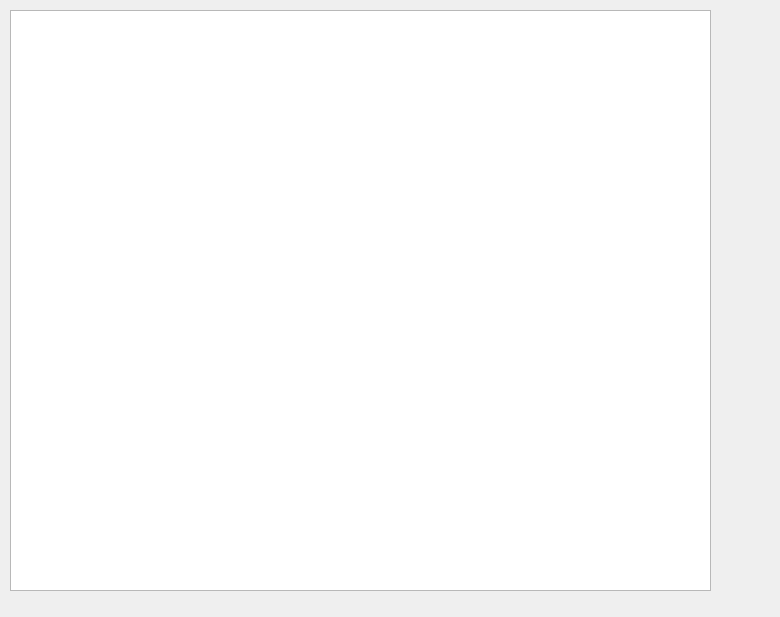
<?xml version="1.0" encoding="UTF-8"?>
<ui version="4.0">
 <class>Dialog</class>
 <widget class="QDialog" name="Dialog">
  <property name="geometry">
   <rect>
    <x>0</x>
    <y>0</y>
    <width>780</width>
    <height>617</height>
   </rect>
  </property>
  <property name="windowTitle">
   <string>Dialog</string>
  </property>
  <widget class="QListView" name="listView">
   <property name="geometry">
    <rect>
     <x>10</x>
     <y>10</y>
     <width>701</width>
     <height>581</height>
    </rect>
   </property>
   <property name="font">
    <font>
     <pointsize>16</pointsize>
    </font>
   </property>
  </widget>
 </widget>
 <resources/>
 <connections/>
</ui>
